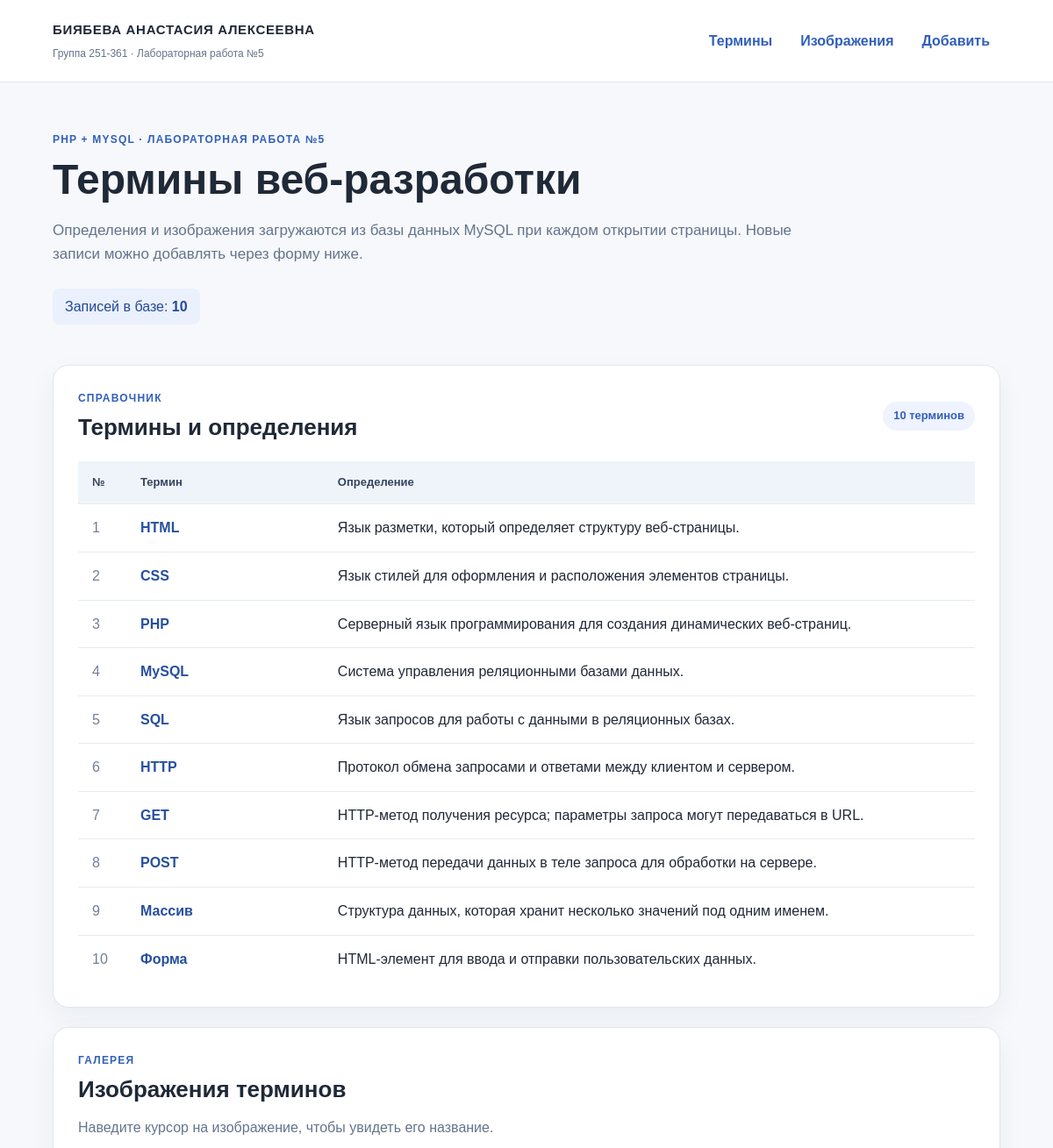
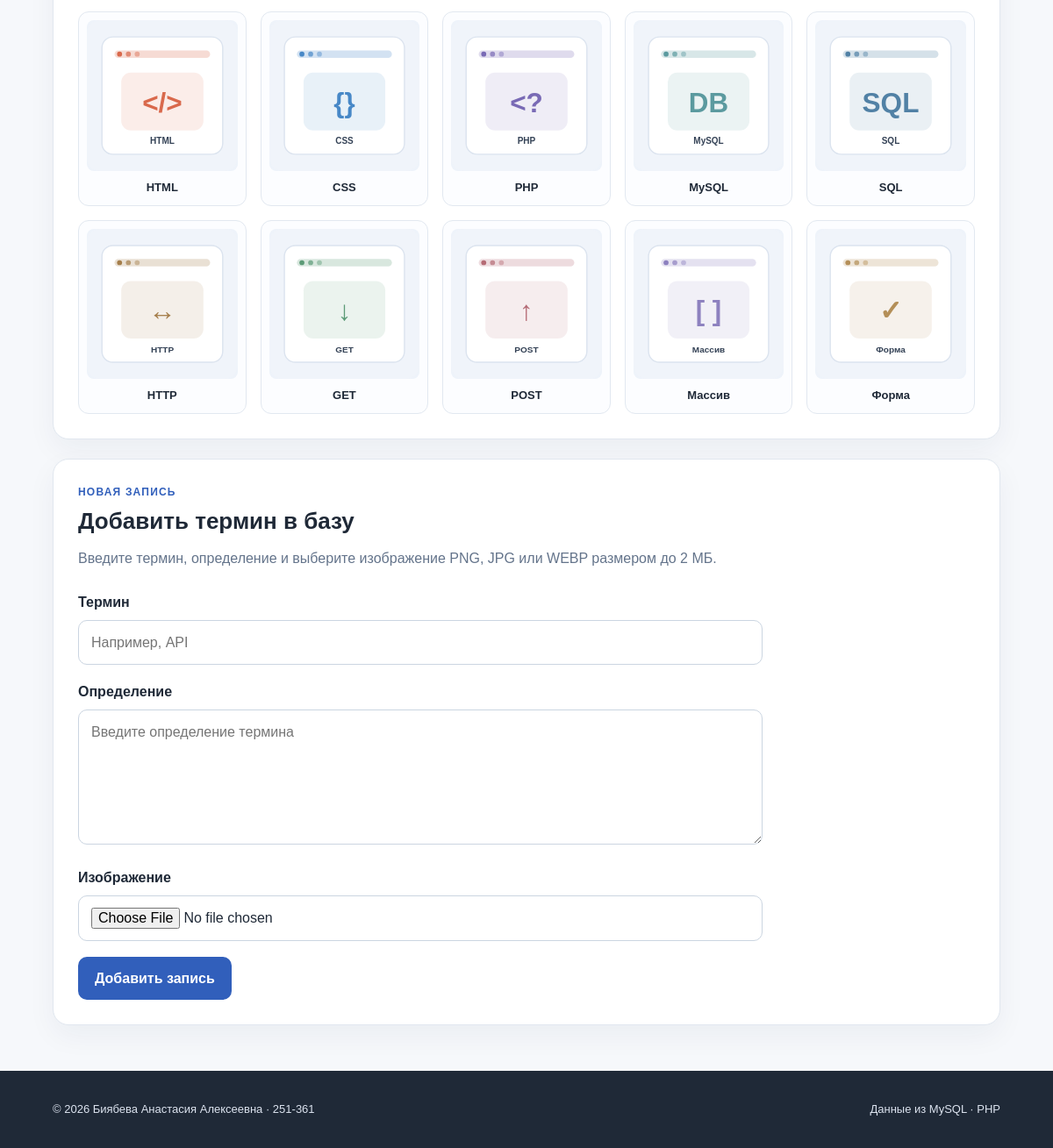
The page / on the database its author committed (2 pictures, top to bottom).
### tables this page shows
CREATE TABLE IF NOT EXISTS terms (
    id INT UNSIGNED NOT NULL AUTO_INCREMENT,
    name VARCHAR(100) NOT NULL,
    definition TEXT NOT NULL,
    image VARCHAR(255) NOT NULL,
    created_at TIMESTAMP NOT NULL DEFAULT CURRENT_TIMESTAMP,
    PRIMARY KEY (id)
);

### db.php (called while the page is built, shortened)
<?php
function e($value): string
{
    return htmlspecialchars((string) $value, ENT_QUOTES | ENT_SUBSTITUTE, 'UTF-8');
}

### index.php (the view, shortened to what this page needs)
<?php
require 'db.php';
$result = $mysql->query('SELECT id, name, definition, image FROM terms ORDER BY id ASC');
$terms = $result->fetch_all(MYSQLI_ASSOC);
?>
<!DOCTYPE html>
<html lang="ru">
<head>
    <link rel="stylesheet" href="assets/style.css">
</head>
<body>
<header class="site-header">
    <div class="container header-inner">
        <div>
            <div class="brand">БИЯБЕВА АНАСТАСИЯ АЛЕКСЕЕВНА</div>
            <div class="meta">Группа 251-361 · Лабораторная работа №5</div>
        </div>
        <nav><a href="#terms">Термины</a><a href="#gallery">Изображения</a><a href="#new">Добавить</a></nav>
    </div>
</header>
<main class="container">
    <section class="hero">
        <div class="eyebrow">PHP + MYSQL · ЛАБОРАТОРНАЯ РАБОТА №5</div>
        <h1>Термины веб-разработки</h1>
        <p class="lead">Определения и изображения загружаются из базы данных MySQL при каждом открытии страницы. Новые записи можно добавлять через форму ниже.</p>
        <div class="counter">Записей в базе: <strong><?= count($terms) ?></strong></div>
    </section>
    <section id="terms" class="card">
        <div class="section-heading"><div><div class="eyebrow">СПРАВОЧНИК</div><h2>Термины и определения</h2></div><span class="pill"><?= count($terms) ?> терминов</span></div>
        <div class="table-scroll">
            <table>
                <thead><tr><th>№</th><th>Термин</th><th>Определение</th></tr></thead>
                <tbody>
                <?php foreach ($terms as $i => $term): ?>
                    <tr><td class="number"><?= $i + 1 ?></td><td class="term-name"><?= e($term['name']) ?></td><td><?= e($term['definition']) ?></td></tr>
                <?php endforeach; ?>
                </tbody>
            </table>
        </div>
    </section>
    <section id="gallery" class="card">
        <div class="section-heading"><div><div class="eyebrow">ГАЛЕРЕЯ</div><h2>Изображения терминов</h2></div></div>
        <p class="section-description">Наведите курсор на изображение, чтобы увидеть его название.</p>
        <div class="gallery">
            <?php foreach ($terms as $term): ?>
                <figure class="image-tile">
                    <img src="<?= e($term['image']) ?>" title="<?= e($term['name']) ?>" alt="Иллюстрация термина <?= e($term['name']) ?>" loading="lazy">
                    <figcaption><?= e($term['name']) ?></figcaption>
                </figure>
            <?php endforeach; ?>
        </div>
    </section>
    <section id="new" class="card">
        <div class="section-heading"><div><div class="eyebrow">НОВАЯ ЗАПИСЬ</div><h2>Добавить термин в базу</h2></div></div>
        <p class="section-description">Введите термин, определение и выберите изображение PNG, JPG или WEBP размером до 2 МБ.</p>
        <form action="add.php" method="post" enctype="multipart/form-data" class="term-form">
            <div class="form-row"><label for="name">Термин</label><input id="name" name="name" type="text" maxlength="100" required placeholder="Например, API"></div>
            <div class="form-row"><label for="definition">Определение</label><textarea id="definition" name="definition" rows="5" maxlength="1500" required placeholder="Введите определение термина"></textarea></div>
            <div class="form-row"><label for="image">Изображение</label><input id="image" name="image" type="file" accept=".png,.jpg,.jpeg,.webp,image/png,image/jpeg,image/webp" required></div>
            <div class="actions"><button type="submit">Добавить запись</button></div>
        </form>
    </section>
</main>
<footer class="site-footer"><div class="container footer-inner"><span>© 2026 Биябева Анастасия Алексеевна · 251-361</span><span>Данные из MySQL · PHP</span></div></footer>
</body>
</html>

### assets/style.css (style rules this page uses)
* { box-sizing: border-box; }
html { scroll-behavior: smooth; }
body { margin: 0; background: #f6f8fb; color: #1f2937; font-family: Arial, Helvetica, sans-serif; line-height: 1.6; }
.container { width: min(1080px, calc(100% - 40px)); margin: 0 auto; }
.site-header { background: #fff; border-bottom: 1px solid #e1e7ef; }
.header-inner { padding: 22px 0; display: flex; align-items: center; justify-content: space-between; gap: 18px; }
.brand { font-size: 15px; font-weight: 800; letter-spacing: .045em; }
.meta { font-size: 12px; color: #64748b; margin-top: 6px; }
nav { display: flex; flex-wrap: wrap; gap: 8px; }
nav a { padding: 9px 12px; border-radius: 8px; color: #315fbb; text-decoration: none; font-weight: 600; }
.hero { padding: 56px 0 24px; }
.eyebrow { color: #315fbb; font-size: 12px; font-weight: 800; letter-spacing: .1em; }
h1 { font-size: clamp(32px, 5vw, 48px); line-height: 1.1; margin: 10px 0 16px; }
h2 { font-size: 26px; line-height: 1.2; margin: 8px 0 0; }
.lead { font-size: 17px; color: #64748b; max-width: 850px; }
.counter { display: inline-block; padding: 8px 14px; margin-top: 8px; border-radius: 8px; background: #eaf0fc; color: #244a95; }
.card { background: #fff; border: 1px solid #e1e7ef; border-radius: 18px; box-shadow: 0 12px 32px rgba(20, 40, 80, .05); padding: 28px; margin: 22px 0; }
.section-heading { display: flex; justify-content: space-between; align-items: center; gap: 16px; margin-bottom: 22px; }
.section-description { color: #64748b; margin: -8px 0 24px; }
.pill { background: #eef3ff; color: #315fbb; border-radius: 20px; padding: 6px 12px; white-space: nowrap; font-weight: bold; font-size: 13px; }
.table-scroll { overflow-x: auto; }
table { width: 100%; border-collapse: collapse; margin: 0 auto; }
th { text-align: left; background: #eff4fb; color: #34445f; font-size: 13px; }
th, td { padding: 14px 16px; border-bottom: 1px solid #e6ebf2; vertical-align: top; }
tr:last-child td { border-bottom: none; }
.number { width: 55px; color: #718096; }
.term-name { font-weight: bold; width: 22%; color: #264f9f; }
.gallery { display: grid; grid-template-columns: repeat(5, minmax(0,1fr)); gap: 16px; }
.image-tile { margin: 0; min-width: 0; border: 1px solid #e2e8f0; padding: 9px; border-radius: 12px; background: #fcfdff; text-align: center; }
.image-tile img { display: block; width: 100%; aspect-ratio: 1; object-fit: cover; border-radius: 8px; background: #eef3fa; }
.image-tile figcaption { margin-top: 9px; font-size: 13px; font-weight: 700; }
.term-form { max-width: 780px; }
.form-row { margin-bottom: 18px; }
.form-row label { display: block; font-weight: 700; margin-bottom: 7px; }
input[type="text"], textarea, input[type="file"] { width: 100%; font: inherit; border: 1px solid #cbd5e1; border-radius: 10px; padding: 12px 14px; background: #fff; color: #1f2937; }
textarea { resize: vertical; }
button, .button-link { background: #315fbb; color: #fff; border: none; padding: 12px 19px; border-radius: 10px; font: inherit; font-weight: 700; cursor: pointer; text-decoration: none; display: inline-block; }
.site-footer { margin-top: 52px; background: #1f2937; color: #dce3ef; }
.footer-inner { min-height: 88px; display: flex; justify-content: space-between; gap: 20px; align-items: center; font-size: 13px; }

### rows shown on the page
terms: name "HTML", definition "Язык разметки, который определяет структуру веб-страницы.", image (picture)
terms: name "CSS", definition "Язык стилей для оформления и расположения элементов страницы.", image (picture)
terms: name "PHP", definition "Серверный язык программирования для создания динамических веб-страниц.", image (picture)
terms: name "MySQL", definition "Система управления реляционными базами данных.", image (picture)
terms: name "SQL", definition "Язык запросов для работы с данными в реляционных базах.", image (picture)
terms: name "HTTP", definition "Протокол обмена запросами и ответами между клиентом и сервером.", image (picture)
terms: name "GET", definition "HTTP-метод получения ресурса; параметры запроса могут передаваться в URL.", image (picture)
terms: name "POST", definition "HTTP-метод передачи данных в теле запроса для обработки на сервере.", image (picture)
terms: name "Массив", definition "Структура данных, которая хранит несколько значений под одним именем.", image (picture)
terms: name "Форма", definition "HTML-элемент для ввода и отправки пользовательских данных.", image (picture)

### other values the page prints
count($terms) "10"
